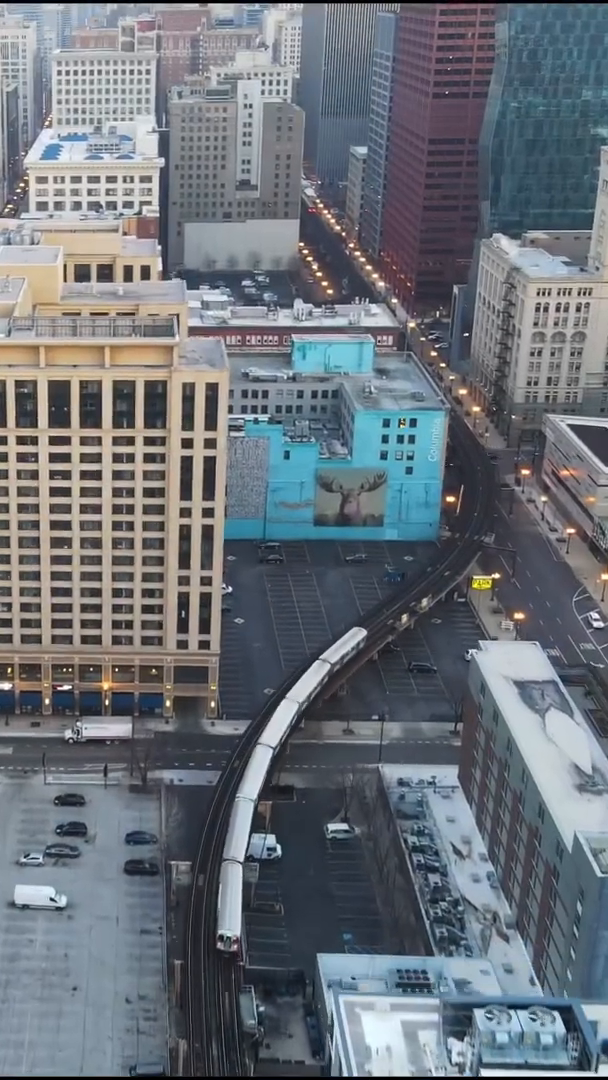
#> input picture frame 72 of Y2Mate.is - Concrete buildings are fun to look from above ☝️ #shorts #droneshots-MdboF2NBm4M-480p-1655393989749.mp4, 608 x 1080 px, given in place of testvideo.mp4, which was not available
$ python trackingTest.py
#> lines starting #> are read from the running program, lines starting #| are printed output that depends on the picture; after the words box and inside, x2 and y2 are one past the last pixel; in counts of white or black regions, pixels touching at a corner belong together; pictures that were not available may be replaced by others from this repository, and a replacement may not be noted
import cv2
import random
from cv2 import TrackerCSRT_create

# test commit

drawing = False
roi_points = []
current_box = None

# Mouse callback function
def mouse_callback(event, x, y, flags, param):
    global drawing, roi_points, current_box

    if event == cv2.EVENT_LBUTTONDOWN:
        drawing = True
        roi_points = [(x, y)]

    elif event == cv2.EVENT_MOUSEMOVE:
        if drawing:
            current_box = (roi_points[0][0], roi_points[0][1], x - roi_points[0][0], y - roi_points[0][1])

    elif event == cv2.EVENT_LBUTTONUP:
        drawing = False
        roi_points.append((x, y))
        roi = (roi_points[0][0], roi_points[0][1], roi_points[1][0] - roi_points[0][0], roi_points[1][1] - roi_points[0][1])

        # Check if the ROI is valid
        if roi[2] > 0 and roi[3] > 0:
            second_tracker = cv2.TrackerCSRT_create()
            second_tracker.init(frame, roi)
            trackers.append(second_tracker)
            current_box = None

video = cv2.VideoCapture("C:/Users/Assif/Desktop/Workspace/python/idf/tracking-test/testvideo.mp4")
tracker = cv2.TrackerCSRT_create()
trackers = [tracker]
ret, frame = video.read()
#> frame is the input picture: shape (1080, 608, 3); mean B, G, R 121.1, 113.6, 107
frame_height, frame_width, _ = frame.shape
#> frame_height = 1080; frame_width = 608
min_roi_size = 10
max_roi_size = 100
x = random.randint(0, frame_width - max_roi_size)
#> x = 432
y = random.randint(0, frame_height - max_roi_size)
#> y = 394
w = random.randint(min_roi_size, max_roi_size)
h = random.randint(min_roi_size, max_roi_size)
roi = (x, y, w, h)
#> roi = (432, 394, 63, 15)
ret = tracker.init(frame, roi)

cv2.namedWindow("Frame")
cv2.setMouseCallback("Frame", mouse_callback)

while True:
    ret, frame = video.read()
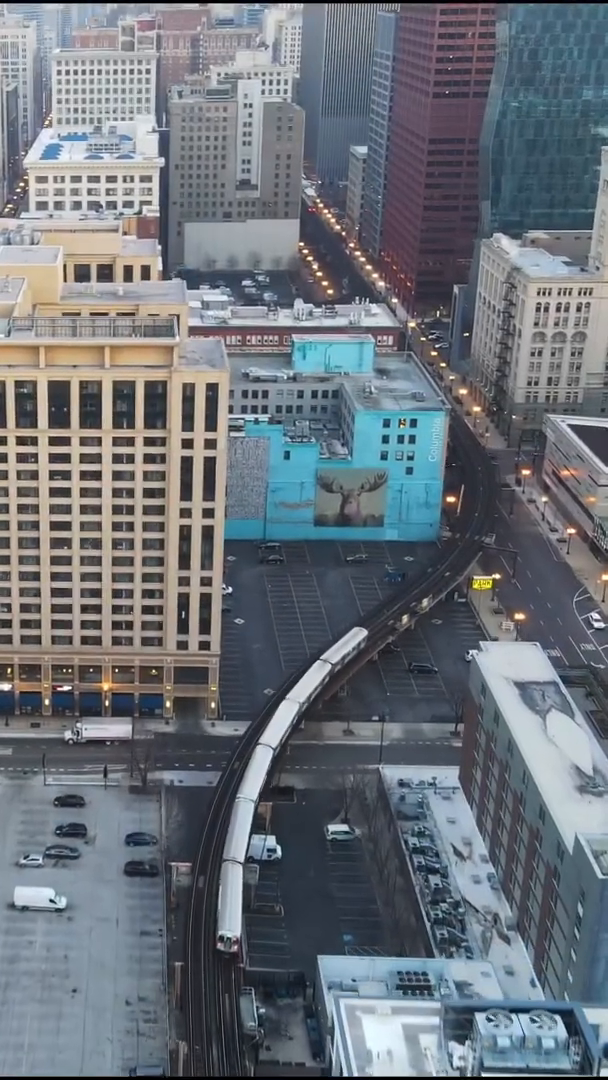
#> input picture frame 73 of Y2Mate.is - Concrete buildings are fun to look from above ☝️ #shorts #droneshots-MdboF2NBm4M-480p-1655393989749.mp4, 608 x 1080 px, given in place of testvideo.mp4, which was not available
#> frame is the input picture: shape (1080, 608, 3); mean B, G, R 121.5, 113.9, 107.4

    if not ret:
        break

    for idx, tracker in enumerate(trackers):
        success, bbox = tracker.update(frame)

        if success:
            x, y, w, h = int(bbox[0]), int(bbox[1]), int(bbox[2]), int(bbox[3])
            cv2.rectangle(frame, (x, y), (x + w, y + h), (255, 0, 0), 2)
        else:
            cv2.putText(frame, f"Lost {idx+1}", (50, 50 * (idx + 1)), cv2.FONT_HERSHEY_SIMPLEX, 0.7, (0, 0, 255), 2)
#> this loop made 1 pass
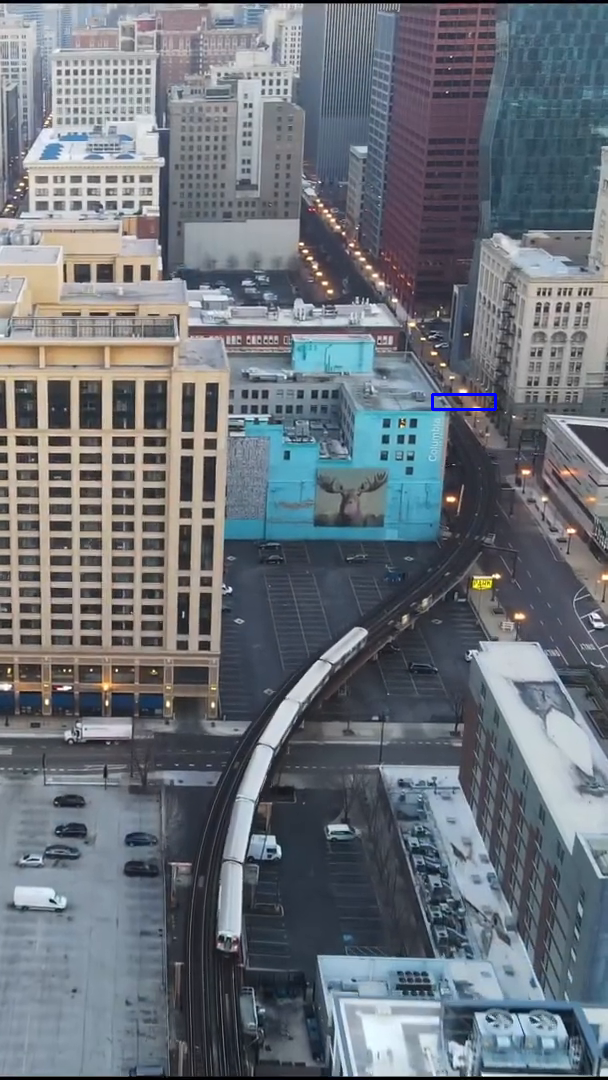
#> frame: shape (1080, 608, 3); 0.07% of pixels changed, all inside (x1, y1, x2, y2) = (431, 393, 497, 411)

    if current_box:
        x, y, w, h = current_box
        cv2.rectangle(frame, (x, y), (x + w, y + h), (0, 255, 0), 2)

    cv2.imshow("Frame", frame)

    if cv2.waitKey(1) & 0xFF == ord("q"):
#> (key q is pressed here)
        break

video.release()
cv2.destroyAllWindows()

$ run again, starting later in the video
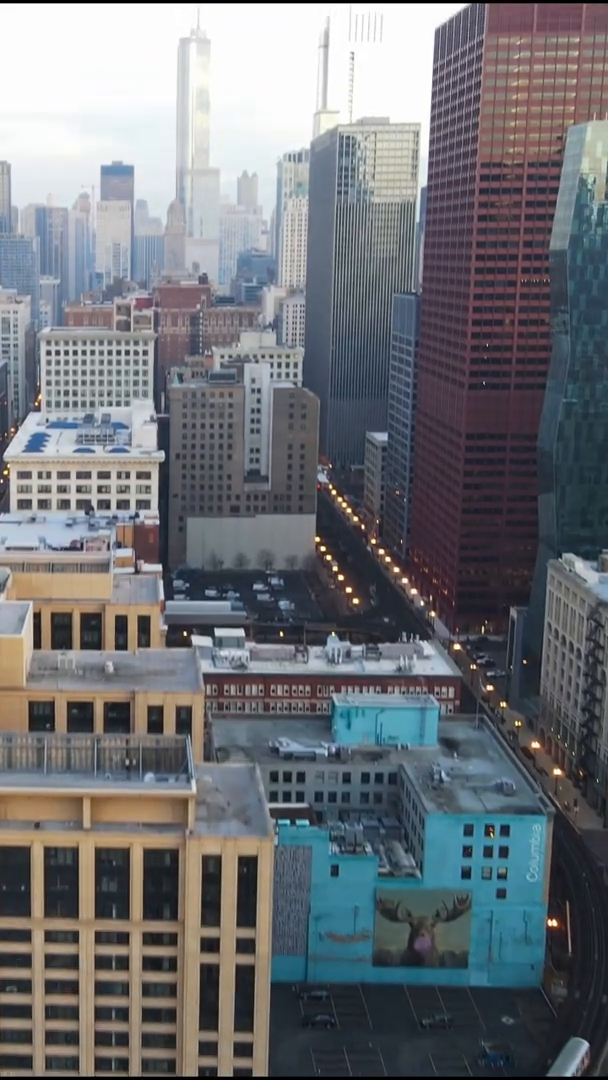
#> input picture frame 324 of Y2Mate.is - Concrete buildings are fun to look from above ☝️ #shorts #droneshots-MdboF2NBm4M-480p-1655393989749.mp4, 608 x 1080 px, given in place of testvideo.mp4, which was not available
#> frame is the input picture: shape (1080, 608, 3); mean B, G, R 118.1, 113.5, 110.4
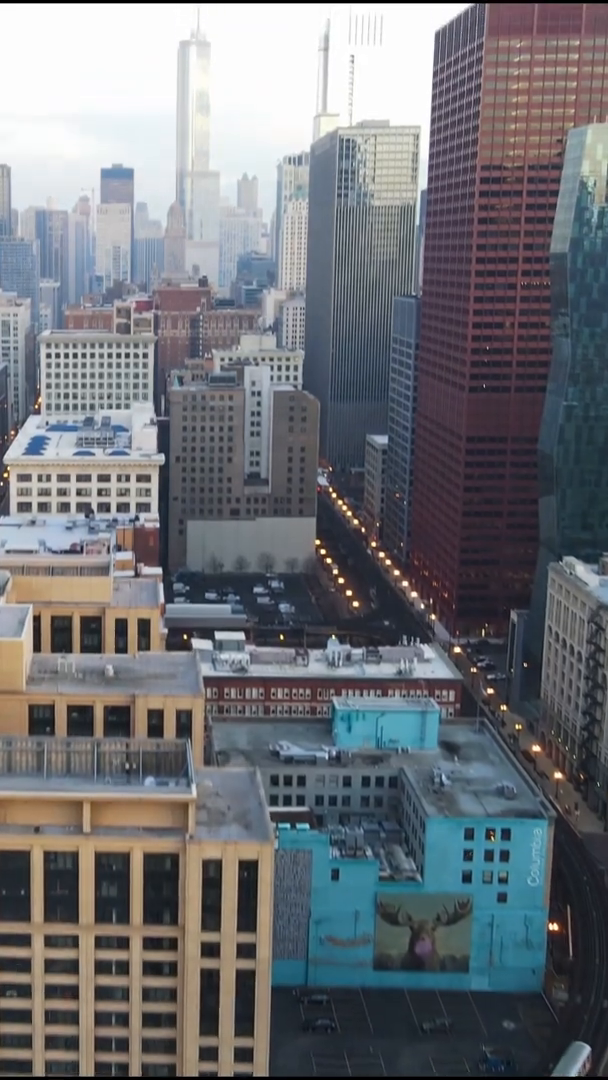
#> input picture frame 325 of Y2Mate.is - Concrete buildings are fun to look from above ☝️ #shorts #droneshots-MdboF2NBm4M-480p-1655393989749.mp4, 608 x 1080 px, given in place of testvideo.mp4, which was not available
#> frame is the input picture: shape (1080, 608, 3); mean B, G, R 118.4, 113.4, 110.7
#> the loop `for idx, tracker in enumerate(trackers):` made 1 pass
#> (success, x, y, w, h) on pass 1: (True, 432, 396, 63, 15)
#> after the loop `for idx, tracker in enumerate(trackers):`:
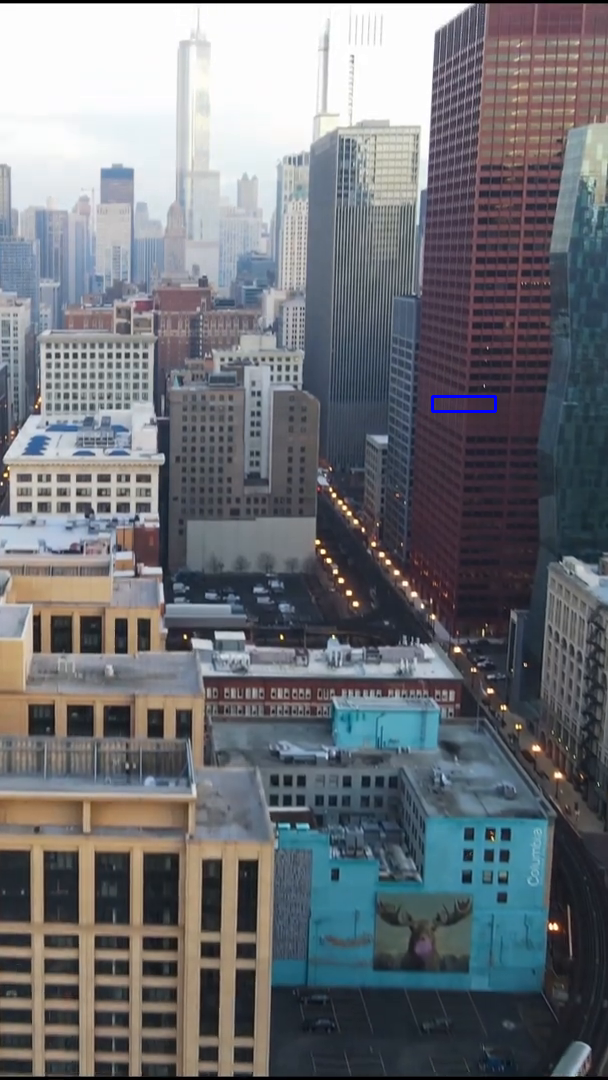
#> frame: shape (1080, 608, 3); 0.07% of pixels changed, all inside (x1, y1, x2, y2) = (431, 395, 497, 413)

$ run again, starting later in the video
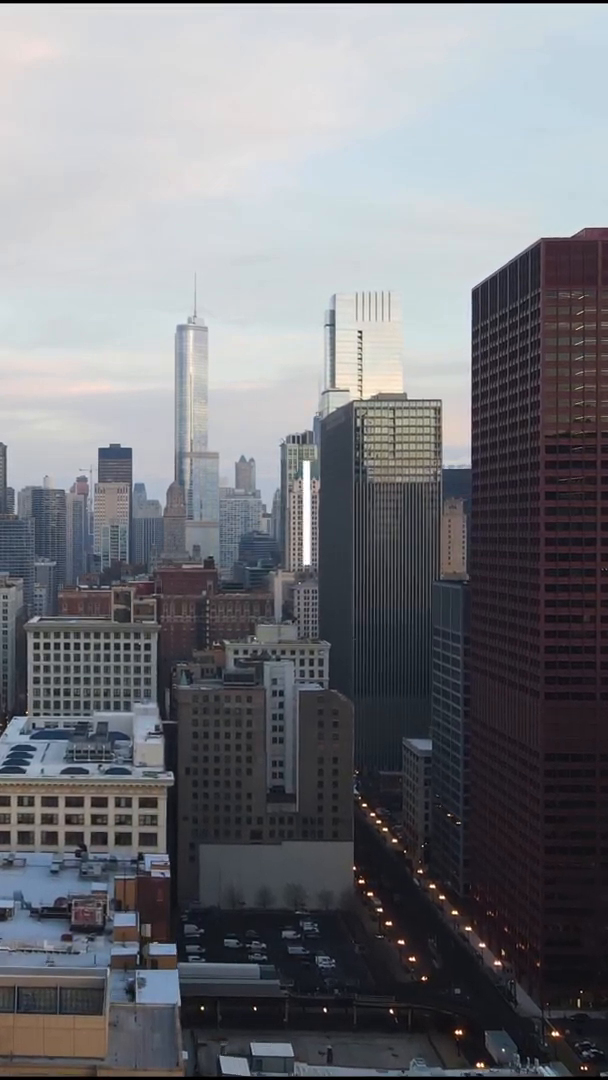
#> input picture frame 576 of Y2Mate.is - Concrete buildings are fun to look from above ☝️ #shorts #droneshots-MdboF2NBm4M-480p-1655393989749.mp4, 608 x 1080 px, given in place of testvideo.mp4, which was not available
#> frame is the input picture: shape (1080, 608, 3); mean B, G, R 122.9, 117.7, 116.7
#> the loop `for idx, tracker in enumerate(trackers):` made 1 pass
#> (success, x, y, w, h) on pass 1: (True, 432, 394, 63, 15)
#> after the loop `for idx, tracker in enumerate(trackers):`:
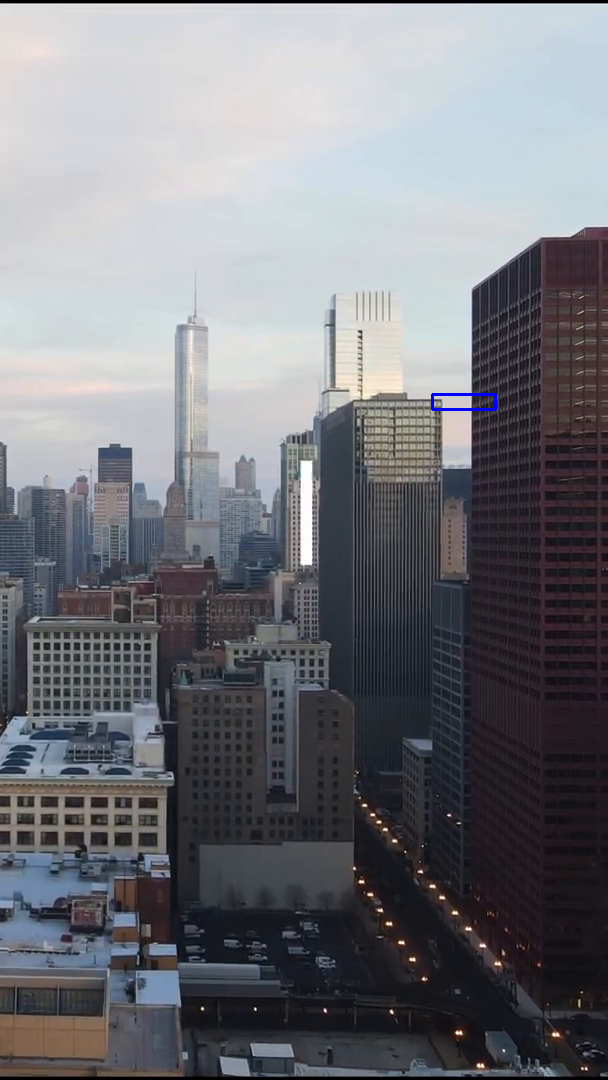
#> frame: shape (1080, 608, 3); mean B, G, R 123, 117.7, 116.6
